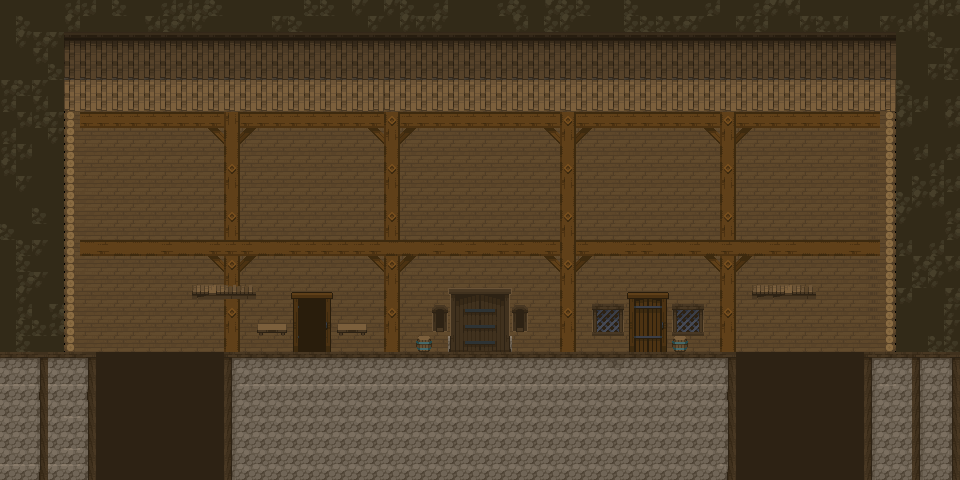

A level layout from a 2D game, rendered from its tile map. Below: a short description, then the map file with tile-grid data replaced by summaries:
An orthogonal 60x30 tile map with 16x16 px tiles, 2 tile layers (ground_2, ground_1), 5 tilesets and 9 objects (8x collision, boss).

<map version="1.10" tiledversion="1.11.2" orientation="orthogonal" renderorder="right-down" width="60" height="30" tilewidth="16" tileheight="16" infinite="0" nextlayerid="5" nextobjectid="37">
 <tileset firstgid="1" source="../assets/Hive-LF.tsx" />
 <tileset firstgid="626" source="../assets/Tiles-debug-LF.tsx" />
 <tileset firstgid="1380" source="../assets/Buildings-LF.tsx" />
 <tileset firstgid="2005" source="../assets/Interior-01-LF.tsx" />
 <tileset firstgid="2630" source="../assets/Tiles-LF.tsx" />
 <layer id="4" name="ground_2" width="60" height="30">
  <data>[1800 cells, 791 non-empty, 10 distinct tile ids]</data>
 </layer>
 <layer id="1" name="ground_1" width="60" height="30">
  <data>[1800 cells, 1253 non-empty, 92 distinct tile ids]</data>
 </layer>
 <objectgroup id="2" name="collision_layer">
  <object id="23" name="collision" x="224" y="352" width="512" height="16" />
  <object id="24" name="collision" x="720" y="368" width="16" height="112" />
  <object id="25" name="collision" x="224" y="368" width="16" height="112" />
  <object id="27" name="collision" x="80" y="112" width="16" height="368" />
  <object id="28" name="collision" x="864" y="112" width="16" height="368" />
  <object id="29" name="collision" x="80" y="96" width="800" height="16" />
  <object id="30" name="collision" x="192" y="288" width="64" height="16" />
  <object id="33" name="collision" x="752" y="288" width="64" height="16" />
 </objectgroup>
 <objectgroup id="3" name="boss_layer">
  <object id="36" name="boss" x="544" y="304" width="16" height="16" />
 </objectgroup>
</map>
